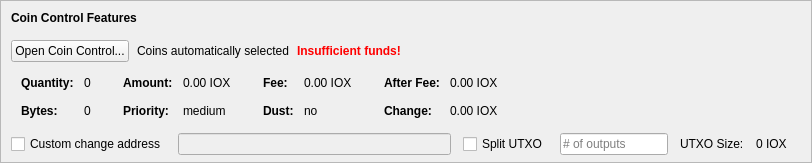
    <widget class="QFrame" name="frameCoinControl">
     <property name="sizePolicy">
      <sizepolicy hsizetype="Expanding" vsizetype="Expanding">
       <horstretch>0</horstretch>
       <verstretch>0</verstretch>
      </sizepolicy>
     </property>
     <property name="maximumSize">
      <size>
       <width>16777215</width>
       <height>16777215</height>
      </size>
     </property>
     <property name="frameShape">
      <enum>QFrame::StyledPanel</enum>
     </property>
     <property name="frameShadow">
      <enum>QFrame::Sunken</enum>
     </property>
     <layout class="QVBoxLayout" name="verticalLayoutCoinControl2">
      <property name="spacing">
       <number>0</number>
      </property>
      <property name="leftMargin">
       <number>0</number>
      </property>
      <property name="topMargin">
       <number>0</number>
      </property>
      <property name="rightMargin">
       <number>0</number>
      </property>
      <property name="bottomMargin">
       <number>6</number>
      </property>
      <item>
       <layout class="QVBoxLayout" name="verticalLayoutCoinControl" stretch="0,0,0,0,1">
        <property name="spacing">
         <number>0</number>
        </property>
        <property name="leftMargin">
         <number>10</number>
        </property>
        <property name="topMargin">
         <number>10</number>
        </property>
        <item>
         <layout class="QHBoxLayout" name="horizontalLayoutCoinControl1">
          <property name="bottomMargin">
           <number>15</number>
          </property>
          <item>
           <widget class="QLabel" name="labelCoinControlFeatures">
            <property name="sizePolicy">
             <sizepolicy hsizetype="Preferred" vsizetype="Maximum">
              <horstretch>0</horstretch>
              <verstretch>0</verstretch>
             </sizepolicy>
            </property>
            <property name="font">
             <font>
              <weight>75</weight>
              <bold>true</bold>
             </font>
            </property>
            <property name="styleSheet">
             <string notr="true">font-weight:bold;</string>
            </property>
            <property name="text">
             <string>Coin Control Features</string>
            </property>
           </widget>
          </item>
         </layout>
        </item>
        <item>
         <layout class="QHBoxLayout" name="horizontalLayoutCoinControl2" stretch="0,0,0,0">
          <property name="spacing">
           <number>8</number>
          </property>
          <property name="bottomMargin">
           <number>10</number>
          </property>
          <item>
           <widget class="QPushButton" name="pushButtonCoinControl">
            <property name="styleSheet">
             <string notr="true"/>
            </property>
            <property name="text">
             <string>Open Coin Control...</string>
            </property>
            <property name="autoDefault">
             <bool>false</bool>
            </property>
           </widget>
          </item>
          <item>
           <widget class="QLabel" name="labelCoinControlAutomaticallySelected">
            <property name="text">
             <string>Coins automatically selected</string>
            </property>
            <property name="margin">
             <number>5</number>
            </property>
           </widget>
          </item>
          <item>
           <widget class="QLabel" name="labelCoinControlInsuffFunds">
            <property name="font">
             <font>
              <weight>75</weight>
              <bold>true</bold>
             </font>
            </property>
            <property name="styleSheet">
             <string notr="true">color:red;font-weight:bold;</string>
            </property>
            <property name="text">
             <string>Insufficient funds!</string>
            </property>
            <property name="margin">
             <number>5</number>
            </property>
           </widget>
          </item>
          <item>
           <spacer name="horizontalSpacerCoinControl">
            <property name="orientation">
             <enum>Qt::Horizontal</enum>
            </property>
            <property name="sizeHint" stdset="0">
             <size>
              <width>40</width>
              <height>1</height>
             </size>
            </property>
           </spacer>
          </item>
         </layout>
        </item>
        <item>
         <widget class="QWidget" name="widgetCoinControl" native="true">
          <property name="sizePolicy">
           <sizepolicy hsizetype="Preferred" vsizetype="Preferred">
            <horstretch>0</horstretch>
            <verstretch>0</verstretch>
           </sizepolicy>
          </property>
          <property name="minimumSize">
           <size>
            <width>0</width>
            <height>0</height>
           </size>
          </property>
          <property name="styleSheet">
           <string notr="true"/>
          </property>
          <layout class="QHBoxLayout" name="horizontalLayoutCoinControl5">
           <property name="leftMargin">
            <number>0</number>
           </property>
           <property name="topMargin">
            <number>0</number>
           </property>
           <property name="rightMargin">
            <number>0</number>
           </property>
           <property name="bottomMargin">
            <number>0</number>
           </property>
           <item>
            <layout class="QHBoxLayout" name="horizontalLayoutCoinControl3" stretch="0,0,0,1">
             <property name="spacing">
              <number>20</number>
             </property>
             <property name="topMargin">
              <number>0</number>
             </property>
             <property name="bottomMargin">
              <number>10</number>
             </property>
             <item>
              <layout class="QFormLayout" name="formLayoutCoinControl1">
               <property name="horizontalSpacing">
                <number>10</number>
               </property>
               <property name="verticalSpacing">
                <number>14</number>
               </property>
               <property name="leftMargin">
                <number>10</number>
               </property>
               <property name="topMargin">
                <number>4</number>
               </property>
               <property name="rightMargin">
                <number>6</number>
               </property>
               <item row="0" column="0">
                <widget class="QLabel" name="labelCoinControlQuantityText">
                 <property name="font">
                  <font>
                   <weight>75</weight>
                   <bold>true</bold>
                  </font>
                 </property>
                 <property name="text">
                  <string>Quantity:</string>
                 </property>
                 <property name="margin">
                  <number>0</number>
                 </property>
                </widget>
               </item>
               <item row="0" column="1">
                <widget class="QLabel" name="labelCoinControlQuantity">
                 <property name="cursor">
                  <cursorShape>IBeamCursor</cursorShape>
                 </property>
                 <property name="contextMenuPolicy">
                  <enum>Qt::ActionsContextMenu</enum>
                 </property>
                 <property name="text">
                  <string notr="true">0</string>
                 </property>
                 <property name="margin">
                  <number>0</number>
                 </property>
                 <property name="textInteractionFlags">
                  <set>Qt::LinksAccessibleByMouse|Qt::TextSelectableByKeyboard|Qt::TextSelectableByMouse</set>
                 </property>
                </widget>
               </item>
               <item row="1" column="0">
                <widget class="QLabel" name="labelCoinControlBytesText">
                 <property name="font">
                  <font>
                   <weight>75</weight>
                   <bold>true</bold>
                  </font>
                 </property>
                 <property name="text">
                  <string>Bytes:</string>
                 </property>
                </widget>
               </item>
               <item row="1" column="1">
                <widget class="QLabel" name="labelCoinControlBytes">
                 <property name="cursor">
                  <cursorShape>IBeamCursor</cursorShape>
                 </property>
                 <property name="contextMenuPolicy">
                  <enum>Qt::ActionsContextMenu</enum>
                 </property>
                 <property name="text">
                  <string notr="true">0</string>
                 </property>
                 <property name="textInteractionFlags">
                  <set>Qt::LinksAccessibleByMouse|Qt::TextSelectableByKeyboard|Qt::TextSelectableByMouse</set>
                 </property>
                </widget>
               </item>
              </layout>
             </item>
             <item>
              <layout class="QFormLayout" name="formLayoutCoinControl2">
               <property name="horizontalSpacing">
                <number>10</number>
               </property>
               <property name="verticalSpacing">
                <number>14</number>
               </property>
               <property name="leftMargin">
                <number>6</number>
               </property>
               <property name="topMargin">
                <number>4</number>
               </property>
               <property name="rightMargin">
                <number>6</number>
               </property>
               <item row="0" column="0">
                <widget class="QLabel" name="labelCoinControlAmountText">
                 <property name="font">
                  <font>
                   <weight>75</weight>
                   <bold>true</bold>
                  </font>
                 </property>
                 <property name="text">
                  <string>Amount:</string>
                 </property>
                 <property name="margin">
                  <number>0</number>
                 </property>
                </widget>
               </item>
               <item row="0" column="1">
                <widget class="QLabel" name="labelCoinControlAmount">
                 <property name="cursor">
                  <cursorShape>IBeamCursor</cursorShape>
                 </property>
                 <property name="contextMenuPolicy">
                  <enum>Qt::ActionsContextMenu</enum>
                 </property>
                 <property name="text">
                  <string notr="true">0.00 IOX</string>
                 </property>
                 <property name="textInteractionFlags">
                  <set>Qt::LinksAccessibleByMouse|Qt::TextSelectableByKeyboard|Qt::TextSelectableByMouse</set>
                 </property>
                </widget>
               </item>
               <item row="1" column="0">
                <widget class="QLabel" name="labelCoinControlPriorityText">
                 <property name="font">
                  <font>
                   <weight>75</weight>
                   <bold>true</bold>
                  </font>
                 </property>
                 <property name="text">
                  <string>Priority:</string>
                 </property>
                </widget>
               </item>
               <item row="1" column="1">
                <widget class="QLabel" name="labelCoinControlPriority">
                 <property name="cursor">
                  <cursorShape>IBeamCursor</cursorShape>
                 </property>
                 <property name="contextMenuPolicy">
                  <enum>Qt::ActionsContextMenu</enum>
                 </property>
                 <property name="text">
                  <string>medium</string>
                 </property>
                 <property name="textInteractionFlags">
                  <set>Qt::LinksAccessibleByMouse|Qt::TextSelectableByKeyboard|Qt::TextSelectableByMouse</set>
                 </property>
                </widget>
               </item>
              </layout>
             </item>
             <item>
              <layout class="QFormLayout" name="formLayoutCoinControl3">
               <property name="horizontalSpacing">
                <number>10</number>
               </property>
               <property name="verticalSpacing">
                <number>14</number>
               </property>
               <property name="leftMargin">
                <number>6</number>
               </property>
               <property name="topMargin">
                <number>4</number>
               </property>
               <property name="rightMargin">
                <number>6</number>
               </property>
               <item row="0" column="0">
                <widget class="QLabel" name="labelCoinControlFeeText">
                 <property name="font">
                  <font>
                   <weight>75</weight>
                   <bold>true</bold>
                  </font>
                 </property>
                 <property name="text">
                  <string>Fee:</string>
                 </property>
                 <property name="margin">
                  <number>0</number>
                 </property>
                </widget>
               </item>
               <item row="0" column="1">
                <widget class="QLabel" name="labelCoinControlFee">
                 <property name="cursor">
                  <cursorShape>IBeamCursor</cursorShape>
                 </property>
                 <property name="contextMenuPolicy">
                  <enum>Qt::ActionsContextMenu</enum>
                 </property>
                 <property name="text">
                  <string notr="true">0.00 IOX</string>
                 </property>
                 <property name="textInteractionFlags">
                  <set>Qt::LinksAccessibleByMouse|Qt::TextSelectableByKeyboard|Qt::TextSelectableByMouse</set>
                 </property>
                </widget>
               </item>
               <item row="1" column="0">
                <widget class="QLabel" name="labelCoinControlLowOutputText">
                 <property name="font">
                  <font>
                   <weight>75</weight>
                   <bold>true</bold>
                  </font>
                 </property>
                 <property name="text">
                  <string>Dust:</string>
                 </property>
                </widget>
               </item>
               <item row="1" column="1">
                <widget class="QLabel" name="labelCoinControlLowOutput">
                 <property name="cursor">
                  <cursorShape>IBeamCursor</cursorShape>
                 </property>
                 <property name="contextMenuPolicy">
                  <enum>Qt::ActionsContextMenu</enum>
                 </property>
                 <property name="text">
                  <string>no</string>
                 </property>
                 <property name="textInteractionFlags">
                  <set>Qt::LinksAccessibleByMouse|Qt::TextSelectableByKeyboard|Qt::TextSelectableByMouse</set>
                 </property>
                </widget>
               </item>
              </layout>
             </item>
             <item>
              <layout class="QFormLayout" name="formLayoutCoinControl4">
               <property name="horizontalSpacing">
                <number>10</number>
               </property>
               <property name="verticalSpacing">
                <number>14</number>
               </property>
               <property name="leftMargin">
                <number>6</number>
               </property>
               <property name="topMargin">
                <number>4</number>
               </property>
               <property name="rightMargin">
                <number>6</number>
               </property>
               <item row="0" column="0">
                <widget class="QLabel" name="labelCoinControlAfterFeeText">
                 <property name="font">
                  <font>
                   <weight>75</weight>
                   <bold>true</bold>
                  </font>
                 </property>
                 <property name="text">
                  <string>After Fee:</string>
                 </property>
                 <property name="margin">
                  <number>0</number>
                 </property>
                </widget>
               </item>
               <item row="0" column="1">
                <widget class="QLabel" name="labelCoinControlAfterFee">
                 <property name="cursor">
                  <cursorShape>IBeamCursor</cursorShape>
                 </property>
                 <property name="contextMenuPolicy">
                  <enum>Qt::ActionsContextMenu</enum>
                 </property>
                 <property name="text">
                  <string notr="true">0.00 IOX</string>
                 </property>
                 <property name="textInteractionFlags">
                  <set>Qt::LinksAccessibleByMouse|Qt::TextSelectableByKeyboard|Qt::TextSelectableByMouse</set>
                 </property>
                </widget>
               </item>
               <item row="1" column="0">
                <widget class="QLabel" name="labelCoinControlChangeText">
                 <property name="font">
                  <font>
                   <weight>75</weight>
                   <bold>true</bold>
                  </font>
                 </property>
                 <property name="text">
                  <string>Change:</string>
                 </property>
                </widget>
               </item>
               <item row="1" column="1">
                <widget class="QLabel" name="labelCoinControlChange">
                 <property name="cursor">
                  <cursorShape>IBeamCursor</cursorShape>
                 </property>
                 <property name="contextMenuPolicy">
                  <enum>Qt::ActionsContextMenu</enum>
                 </property>
                 <property name="text">
                  <string notr="true">0.00 IOX</string>
                 </property>
                 <property name="textInteractionFlags">
                  <set>Qt::LinksAccessibleByMouse|Qt::TextSelectableByKeyboard|Qt::TextSelectableByMouse</set>
                 </property>
                </widget>
               </item>
              </layout>
             </item>
            </layout>
           </item>
          </layout>
         </widget>
        </item>
        <item>
         <layout class="QHBoxLayout" name="horizontalLayoutCoinControl4" stretch="0,0,0,0,0,0,0">
          <property name="spacing">
           <number>12</number>
          </property>
          <property name="sizeConstraint">
           <enum>QLayout::SetDefaultConstraint</enum>
          </property>
          <property name="topMargin">
           <number>5</number>
          </property>
          <property name="rightMargin">
           <number>5</number>
          </property>
          <item>
           <widget class="QCheckBox" name="checkBoxCoinControlChange">
            <property name="toolTip">
             <string>If this is activated, but the change address is empty or invalid, change will be sent to a newly generated address.</string>
            </property>
            <property name="text">
             <string>Custom change address</string>
            </property>
           </widget>
          </item>
          <item>
           <widget class="QValidatedLineEdit" name="lineEditCoinControlChange">
            <property name="enabled">
             <bool>false</bool>
            </property>
            <property name="sizePolicy">
             <sizepolicy hsizetype="Expanding" vsizetype="Fixed">
              <horstretch>0</horstretch>
              <verstretch>0</verstretch>
             </sizepolicy>
            </property>
           </widget>
          </item>
          <item>
           <widget class="QCheckBox" name="splitBlockCheckBox">
            <property name="text">
             <string>Split UTXO</string>
            </property>
           </widget>
          </item>
          <item>
           <widget class="QLineEdit" name="splitBlockLineEdit">
            <property name="sizePolicy">
             <sizepolicy hsizetype="Fixed" vsizetype="Fixed">
              <horstretch>50</horstretch>
              <verstretch>0</verstretch>
             </sizepolicy>
            </property>
            <property name="placeholderText">
             <string># of outputs</string>
            </property>
           </widget>
          </item>
          <item>
           <widget class="QLabel" name="labelBlockSizeText">
            <property name="text">
             <string>UTXO Size:</string>
            </property>
           </widget>
          </item>
          <item>
           <widget class="QLabel" name="labelBlockSize">
            <property name="text">
             <string>0 IOX</string>
            </property>
           </widget>
          </item>
          <item>
           <widget class="QLabel" name="labelCoinControlChangeLabel">
            <property name="sizePolicy">
             <sizepolicy hsizetype="Preferred" vsizetype="Expanding">
              <horstretch>0</horstretch>
              <verstretch>0</verstretch>
             </sizepolicy>
            </property>
            <property name="minimumSize">
             <size>
              <width>0</width>
              <height>0</height>
             </size>
            </property>
            <property name="text">
             <string/>
            </property>
            <property name="margin">
             <number>3</number>
            </property>
           </widget>
          </item>
         </layout>
        </item>
        <item>
         <spacer name="verticalSpacerCoinControl">
          <property name="orientation">
           <enum>Qt::Vertical</enum>
          </property>
          <property name="sizeHint" stdset="0">
           <size>
            <width>800</width>
            <height>1</height>
           </size>
          </property>
         </spacer>
        </item>
       </layout>
      </item>
     </layout>
    </widget>
